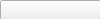
<?xml version="1.0" encoding="UTF-8"?>
<ui version="4.0">
 <class>ColorWidget</class>
 <widget class="QWidget" name="ColorWidget">
  <property name="geometry">
   <rect>
    <x>0</x>
    <y>0</y>
    <width>100</width>
    <height>19</height>
   </rect>
  </property>
  <property name="windowTitle">
   <string>Form</string>
  </property>
  <widget class="QPushButton" name="button">
   <property name="geometry">
    <rect>
     <x>0</x>
     <y>0</y>
     <width>101</width>
     <height>20</height>
    </rect>
   </property>
   <property name="autoFillBackground">
    <bool>false</bool>
   </property>
   <property name="text">
    <string/>
   </property>
   <property name="flat">
    <bool>false</bool>
   </property>
  </widget>
 </widget>
 <resources/>
 <connections/>
</ui>
